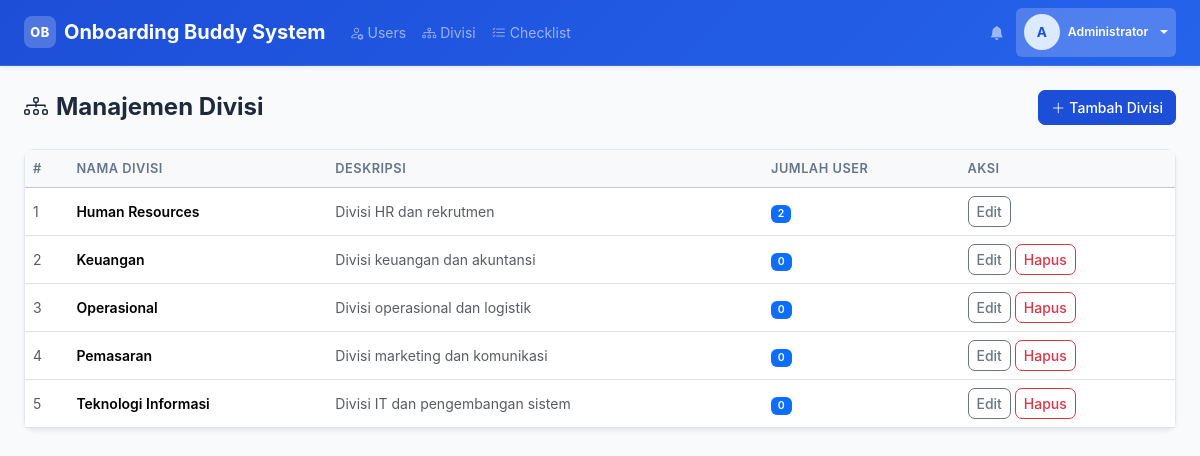
Page /admin/divisi.php (signed in) on the committed database.
### tables this page shows
CREATE TABLE IF NOT EXISTS `divisi` (
  `id` INT UNSIGNED AUTO_INCREMENT PRIMARY KEY,
  `nama` VARCHAR(100) NOT NULL,
  `deskripsi` TEXT,
  `created_at` TIMESTAMP DEFAULT CURRENT_TIMESTAMP
);

### config/database.php (called while the page is built, shortened)
<?php
class Database {
    private static ?PDO $instance = null;
    public static function connect(): PDO {
        if (self::$instance === null) {
            $dsn = sprintf('mysql:host=%s;dbname=%s;charset=%s', DB_HOST, DB_NAME, DB_CHARSET);
            $options = [
                PDO::ATTR_ERRMODE            => PDO::ERRMODE_EXCEPTION,
                PDO::ATTR_DEFAULT_FETCH_MODE => PDO::FETCH_ASSOC,
                PDO::ATTR_EMULATE_PREPARES   => false,
            ];
            try {
                self::$instance = new PDO($dsn, DB_USER, DB_PASS, $options);
            } catch (PDOException $e) {
                error_log('[DB Error] ' . $e->getMessage());
                die(json_encode(['error' => 'Koneksi database gagal. Hubungi administrator.']));
            }
        }
        return self::$instance;
    }
    public static function rows(string $sql, array $params = []): array {
        $stmt = self::connect()->prepare($sql);
        $stmt->execute($params);
        return $stmt->fetchAll();
    }
}

### config/helpers.php (called while the page is built, shortened)
<?php
require_once __DIR__ . '/database.php';
function clean(string $value): string {
    return htmlspecialchars(trim($value), ENT_QUOTES, 'UTF-8');
}

### admin/divisi.php (the view, shortened to what this page needs)
<?php
require_once __DIR__ . '/../config/database.php';
require_once __DIR__ . '/../config/helpers.php';
$divisiList = Database::rows(
    "SELECT d.*, COUNT(u.id) AS jumlah_user
     FROM divisi d
     LEFT JOIN users u ON u.divisi_id = d.id AND u.is_active = 1
     GROUP BY d.id
     ORDER BY d.nama"
);
require_once __DIR__ . '/../includes/header.php';
?>
<div class="d-flex align-items-center justify-content-between mb-4 flex-wrap gap-2">
  <h4 class="fw-bold mb-0"><i class="bi bi-diagram-3 me-2"></i>Manajemen Divisi</h4>
  <button class="btn btn-primary" data-bs-toggle="modal" data-bs-target="#modalTambah">
    <i class="bi bi-plus-lg me-1"></i>Tambah Divisi
  </button>
</div>
<div class="card shadow-sm">
  <div class="table-responsive">
    <table class="table table-hover align-middle mb-0">
      <thead class="table-light"><tr>
        <th>#</th><th>Nama Divisi</th><th>Deskripsi</th><th>Jumlah User</th><th>Aksi</th>
      </tr></thead>
      <tbody>
      <?php foreach ($divisiList as $i => $d): ?>
      <tr>
        <td class="text-muted"><?= $i + 1 ?></td>
        <td class="fw-semibold"><?= clean($d['nama']) ?></td>
        <td class="text-muted"><?= $d['deskripsi'] ? clean($d['deskripsi']) : '-' ?></td>
        <td><span class="badge bg-primary"><?= $d['jumlah_user'] ?></span></td>
        <td>
          <button class="btn btn-sm btn-outline-secondary btn-edit-divisi"
            data-bs-toggle="modal" data-bs-target="#modalEdit"
            data-id="<?= $d['id'] ?>" data-nama="<?= htmlspecialchars($d['nama']) ?>"
            data-deskripsi="<?= htmlspecialchars($d['deskripsi'] ?? '') ?>">Edit</button>
          <?php if ($d['jumlah_user'] == 0): ?>
          <form method="POST" class="d-inline" onsubmit="return confirm('Hapus divisi ini?')">
            <button type="submit" class="btn btn-sm btn-outline-danger">Hapus</button>
          </form>
          <?php endif; ?>
        </td>
      </tr>
      <?php endforeach; ?>
      </tbody>
    </table>
  </div>
</div>
<?php require_once __DIR__ . '/../includes/footer.php'; ?>

### assets/css/style.css (style rules this page uses)
:root { --obs-primary: #1d4ed8; --obs-primary-lt: #dbeafe; --obs-success: #16a34a; --obs-surface: #f8fafc; --obs-border: #e2e8f0; --obs-text: #1e293b; --obs-muted: #64748b; --obs-sidebar-w: 0px; --obs-navbar-h: 56px; }
*, *::before, *::after { box-sizing: border-box; }
body { font-family: -apple-system, "Segoe UI", system-ui, "Noto Sans", sans-serif; font-size: 14px; line-height: 1.65; color: var(--obs-text); background: var(--obs-surface); min-height: 100vh; }
.card { border: 1px solid var(--obs-border); border-radius: 10px; }
.table th { font-size: .8rem; font-weight: 600; text-transform: uppercase; letter-spacing: .04em; color: var(--obs-muted); border-bottom-width: 1px; }
.table td { vertical-align: middle; font-size: .875rem; }
.badge { font-weight: 600; letter-spacing: .02em; }
.btn { border-radius: 7px; font-size: .875rem; font-weight: 500; transition: all .15s; }
.btn-primary { background: var(--obs-primary); border-color: var(--obs-primary); }

### rows in the picture
divisi: nama "Human Resources", deskripsi "Divisi HR dan rekrutmen", jumlah_user "2"
divisi: nama "Keuangan", deskripsi "Divisi keuangan dan akuntansi", jumlah_user "0"
divisi: nama "Operasional", deskripsi "Divisi operasional dan logistik", jumlah_user "0"
divisi: nama "Pemasaran", deskripsi "Divisi marketing dan komunikasi", jumlah_user "0"
divisi: nama "Teknologi Informasi", deskripsi "Divisi IT dan pengembangan sistem", jumlah_user "0"

### other values in the picture
APP_NAME "Onboarding Buddy System"
substr($user['nama'], 0, 1) "A"
$user['nama'] "Administrator"
